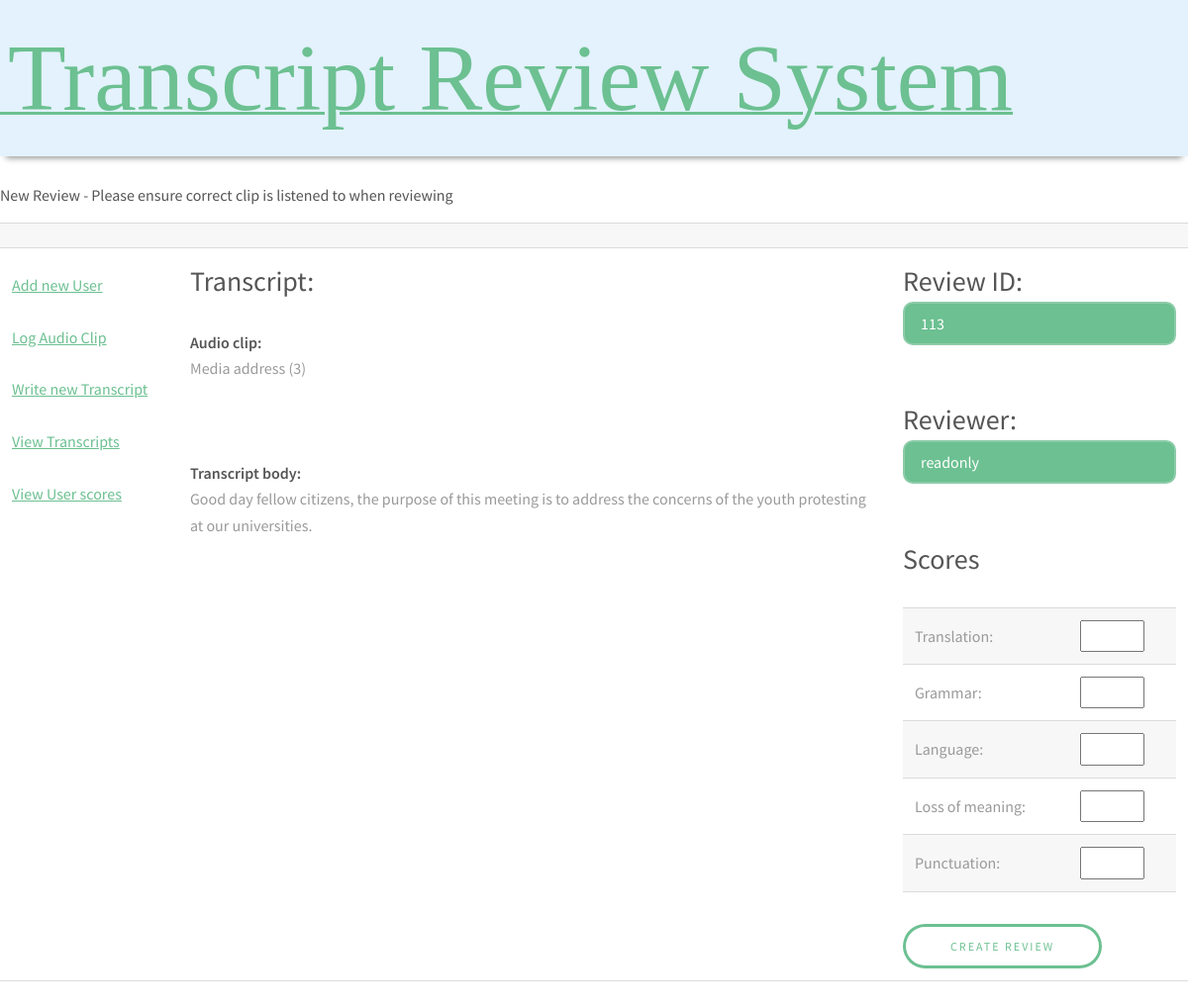
/newReview.php?id=100, run on the app's committed database.
### tables this page shows
CREATE TABLE `transcript` (
  `transcript_id` varchar(255) NOT NULL,
  `clip` varchar(255) DEFAULT NULL,
  `date` datetime DEFAULT NULL,
  `text` varchar(255) DEFAULT NULL,
  `transcriber_id` varchar(255) DEFAULT NULL
);

CREATE TABLE `audio_clip` (
  `audio_id` varchar(255) NOT NULL,
  `clip_name` varchar(255) DEFAULT NULL,
  `duration` double NOT NULL
);

### newReview.php (the view, shortened to what this page needs)
 <!DOCTYPE html>
<html>
<head>
<link rel="stylesheet" type="text/css" href="style.css"/>
</head>
<body>
<h1>New Review - Please ensure correct clip is listened to when reviewing</h1>
<form name="reviewForm" method="post" action=<?php echo("addReview.php?username=".$_GET['username']."&id=".$_GET['id'])?>>
<table>
	 <tr>
	 	<td width="15%"></td>
	 	<td width="60%"></td>
	 	<td width="25%"></td>
	 </tr>
	 <tr>
	 	<td>
	 		<?php
	 		echo "<a href='newUser.php?username=".$_GET['username']."'>Add new User</a><br/><br/>";
	 		echo "<a href='newClip.php?username=".$_GET['username']."'>Log Audio Clip</a><br/><br/>";
	 		echo "<a href='newTranscript.php?username=".$_GET['username']."'>Write new Transcript</a><br/><br/>";
	 		echo "<a href='viewTranscripts.php?username=".$_GET['username']."'>View Transcripts</a><br/><br/>";
	 		echo "<a href='viewUsers.php?username=".$_GET['username']."'>View User scores</a><br/><br/>";
	 		?>
	 	</td>
	 	<td>
	 	<?php getTranscript();?>
	 	</td>
	 	<td>
	 	<h3>Review ID: <input type="text" name="idTxt" id="idTxt" value=<?php getId();?> readonly></input></h3><h3 style="color:red;display:none" id="idError"> *ID already exists</h3><br/>
 		<h3>Reviewer: <input type="text" name="reviewerTxt" id="reviewerTxt" value=<?php echo $_GET['username']?> readonly></input></h3><h3 style="color:red;display:none" id="passwordError"> *Reviewer cannot be empty</h3><br/>
 		<h3>Scores</h3>
 		<table>
 		<tr>
		<td>Translation: </td>
		<td><input type="number" name="translationScore" min="1" max="5"></td>
		</tr>
		<tr>
		<td>Grammar: </td>
		<td><input type="number" name="grammarScore" min="1" max="5"></td>
		</tr>
		<tr>
		<td>Language: </td>
		<td><input type="number" name="languageScore" min="1" max="5"></td>
		</tr>
		<tr>
		<td>Loss of meaning: </td>
		<td><input type="number" name="loss_of_meaningScore" min="1" max="5"></td>
		</tr>
		<tr>
		<td>Punctuation: </td>
		<td><input type="number" name="punctuationScore" min="1" max="5"></td>
		</tr>
		</table>
 		<input type="submit" name="addReviewBtn" value="Create review"></input>
	 	</td>
	 </tr>
</table>
</form>
</body>
</html>
<?php
function getTranscript()
{
	$DBConnect = @new mysqli("localhost","root","","transcriptreviewsystem");
	$sql = "SELECT t.transcriber_id, a.clip_name, t.text FROM transcript t LEFT JOIN audio_clip a ON a.audio_id = t.clip WHERE t.transcript_id=".$_GET['id'];
	$result1 = $DBConnect->query($sql);
	$row1 = $result1->fetch_array();
		echo ("<h3>Transcript:</h3>");
		echo ("<b>Audio clip:</b><br/> ".$row1['clip_name']);
		echo("<br/><br/><br/><br/>");
		echo("<b>Transcript body:</b><br/>".$row1['text']);
}
function getId()
{
	$DBConnect = @new mysqli("localhost","root","","transcriptreviewsystem");
	$sql = "SELECT review_id FROM review";
	$result1 = $DBConnect->query($sql);
	while($row1 = $result1->fetch_array())
	{
		$id = $row1['review_id'];
	}
	$id += 1;
	echo($id);
}
?>

### style.css (style rules this page uses)
html, body, div, span, applet, object, iframe, h1, h2, h3, h4, h5, h6, p, blockquote, pre, a, abbr, acronym, address, big, cite, code, del, dfn, em, img, ins, kbd, q, s, samp, small, strike, strong, sub, sup, tt, var, b, u, i, center, dl, dt, dd, ol, ul, li, fieldset, form, label, legend, table, caption, tbody, tfoot, thead, tr, th, td, article, aside, canvas, details, embed, figure, figcaption, footer, header, hgroup, menu, nav, output, ruby, section, summary, time, mark, audio, video { margin: 0; padding: 0; border: 0; font-size: 100%; font: inherit; vertical-align: baseline; }
article, aside, details, figcaption, figure, footer, header, hgroup, menu, nav, section { display: block; }
body { line-height: 1; }
table { border-collapse: collapse; border-spacing: 0; }
body { -webkit-text-size-adjust: none; }
*, *:before, *:after { -moz-box-sizing: border-box; -webkit-box-sizing: border-box; box-sizing: border-box; }
body { -ms-overflow-style: scrollbar; }
body { background: #fff; }
body, input, select, textarea { color: #9a9a9a; font-family: "Source Sans Pro", Arial, Helvetica, sans-serif; font-size: 14pt; font-weight: 400; line-height: 1.65; }
@media screen and (max-width: 1680px) { body, input, select, textarea { font-size: 12pt; } }
@media screen and (max-width: 1280px) { body, input, select, textarea { font-size: 12pt; } }
a { color: #6cc091; text-decoration: underline; }
strong, b { color: #555; font-weight: 600; }
h1, h2, h3, h4, h5, h6 { color: #555; font-weight: 400; line-height: 1.5; margin: 0 0 1em 0; }
h3 { font-size: 1.75em; }
form { margin: 0 0 2em 0; }
input[type="text"], input[type="password"], input[type="email"], input[type="tel"], select, textarea { -moz-appearance: none; -webkit-appearance: none; -ms-appearance: none; appearance: none; background: #6cc091; border-radius: 10px; border: none; border: solid 2px #8dcca9; color: #fff; display: block; outline: 0; padding: 0 1em; text-decoration: none; width: 100%; }
input[type="text"], input[type="password"], input[type="email"], select { height: 2.75em; }
table { margin: 0 0 2em 0; width: 100%; }
table tbody tr { border: solid 1px #dbdbdb; border-left: 0; border-right: 0; }
table tbody tr:nth-child(2n + 1) { background-color: rgba(144, 144, 144, 0.075); }
table td { padding: 0.75em 0.75em; }
input[type="submit"], input[type="reset"], input[type="button"], button, .button { -moz-appearance: none; -webkit-appearance: none; -ms-appearance: none; appearance: none; -moz-transition: background-color 0.2s ease-in-out, color 0.2s ease-in-out; -webkit-transition: background-color 0.2s ease-in-out, color 0.2s ease-in-out; -ms-transition: background-color 0.2s ease-in-out, color 0.2s ease-in-out; transition: background-color 0.2s ease-in-out, color 0.2s ease-in-out; background-color: transparent; box-shadow: inset 0 0 0 3px #6cc091; color: #6cc091 !important; border-radius: 30px; border: 0; cursor: pointer; display: inline-block; font-size: .75em; font-weight: 400; height: 3.75em; line-height: 3.85em; letter-spacing: 2px; padding: 0 4em; text-align: center; text-decoration: none; text-transform: uppercase; white-space: nowrap; }

### data on the page
transcript: audio_clip.clip_name "Media address (3)", text "Good day fellow citizens, the purpose of this meeting is to address the concerns of the youth protesting at our universities."
